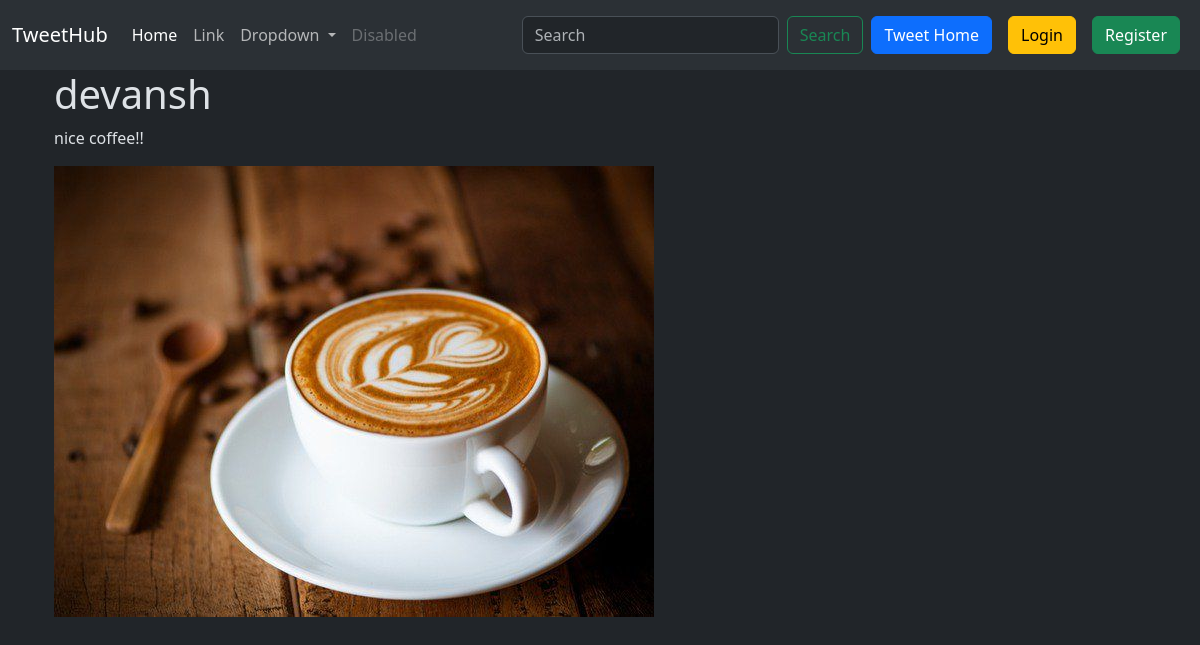
The page /tweet/9/detail/ on the database its author committed.
### tweet/models.py (models this page shows, shortened)
class Tweet(models.Model):
    user = models.ForeignKey(User, on_delete=models.CASCADE)
    content = models.TextField(max_length=255)
    image = models.ImageField(upload_to='photos/', blank=True, null=True)
    created_at = models.DateTimeField(auto_now_add=True)
    updated_at = models.DateTimeField(auto_now=True)

### tweet/views.py (the view)
# urls.py: path('<int:tweet_id>/detail/', views.tweet_detail, name='tweet_detail'),
def tweet_detail(request, tweet_id):
    tweet = get_object_or_404(Tweet, pk=tweet_id)
    return render(request, 'tweet_detail.html', {'tweet': tweet})

### tweet/templates/tweet_detail.html (shortened to what this page needs)
{% extends "layout.html" %}
{% block content %}
<div class="container">
    <h1>{{tweet.user.username}}</h1>
    <p>{{tweet.content}}</p>
    <img src="{{tweet.image.url}}" alt="">
</div>
{% endblock %}

### static/Style.css (style rules this page uses)
body { margin: 0; padding: 0; box-sizing: border-box; }

### rows shown on the page
Tweet: user.username "devansh", content "nice coffee!!", image (picture)
